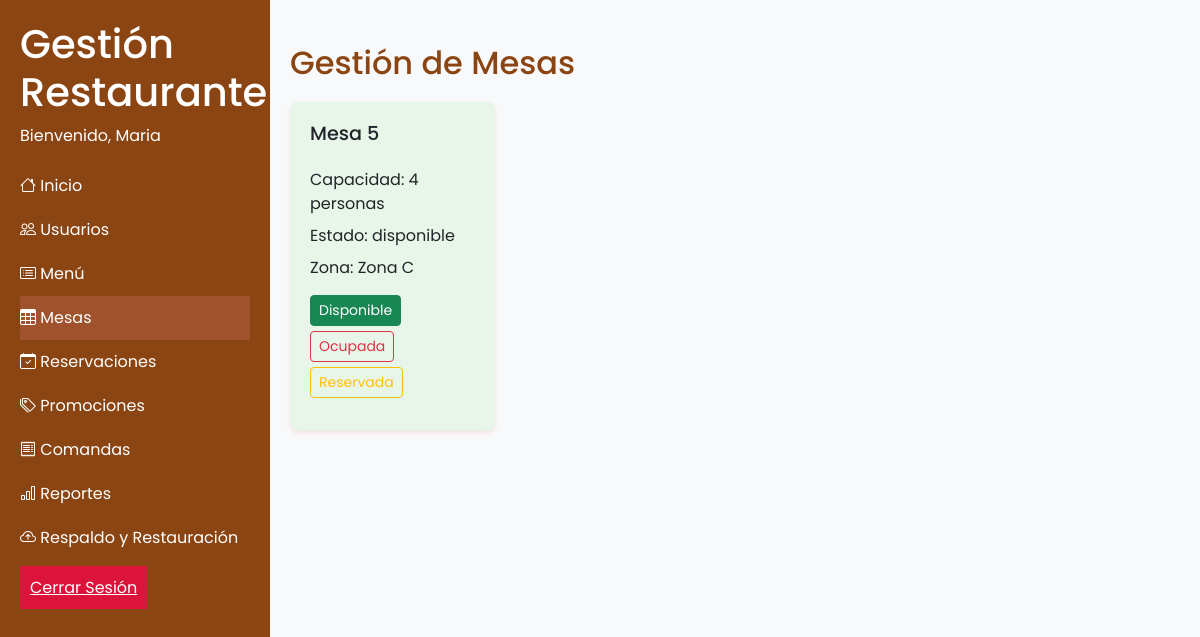
Before: /index.php?c=mesa&m=index (signed in) with the older database file.
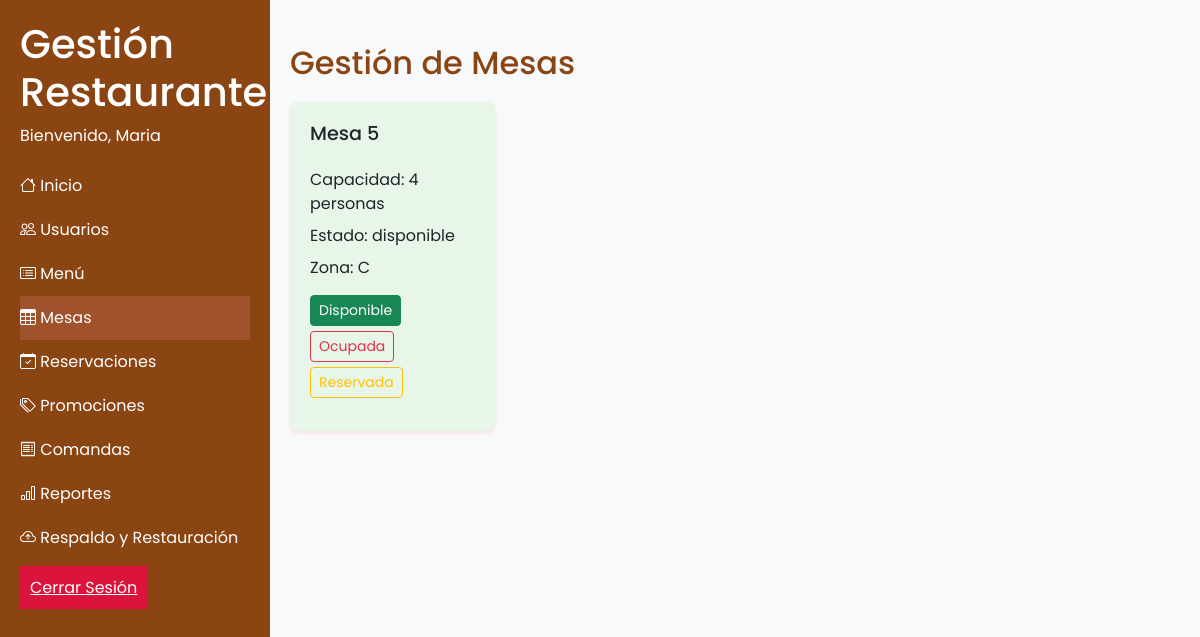
After: the same page with the newer database file.
### tables this page shows
CREATE TABLE zonas (
    id INT AUTO_INCREMENT PRIMARY KEY,
    nombre CHAR(1) NOT NULL
);

### modelo/MesaModelo.php (called while the page is built, shortened)
<?php
class MesaModelo {
    private $pdo;
    public function __construct() {
        $this->pdo = new PDO('mysql:host=localhost;dbname=restaurante_db', 'root', '');
    }
    public function obtenerMesasEmpelado($id) {
        $stmt = $this->pdo->prepare("SELECT * FROM mesas WHERE id = ?");
        $stmt->execute([$id]);
        return $stmt->fetchAll(PDO::FETCH_ASSOC);
    }
    public function obtenerZonas() {
        $stmt = $this->pdo->query("SELECT * FROM zonas");
        return $stmt->fetchAll(PDO::FETCH_ASSOC);
    }
}
?>

### vista/mesas.php (the view, shortened to what this page needs)
<?php
require_once("layouts/header.php");
$usuarioRol = $_SESSION['rolUsuario'];
if(isset($_SESSION['usuario'])) {
    if($usuarioRol == 'administrador' || $usuarioRol == 'empleado') {
?>
    <h2 class="mt-4">Gestión de Mesas</h2>
    <div class="row">
        <?php foreach ($mesas as $mesa): ?>
            <div class="col-md-3 mb-4">
                <div class="mesa-card <?= $mesa['estado']; ?>">
                    <div class="botones-Mesa d-flex justify-content-between align-items-center">
                        <h3 class="text-start">Mesa <?= $mesa['numero']; ?></h3>
                    </div>
                    <p>Capacidad: <?= $mesa['capacidad']; ?> personas</p>
                    <p>Estado: <?= $mesa['estado']; ?></p>
                    <p>Zona:
                        <?php foreach ($zonas as $zona): ?>
                            <?php if ($zona['id'] == $mesa['zona_id']): ?>
                                <?= $zona['nombre']; ?>
                            <?php endif; ?>
                        <?php endforeach; ?>
                    </p>
                    <p>
                        <div class="estado-buttons">
                            <form method="POST" action="index.php?c=mesa&m=actualizarEstado" class="d-inline">
                                <button type="submit" name="estado" value="disponible"
                                        class="btn btn-sm <?= $mesa['estado'] == 'disponible' ? 'btn-success' : 'btn-outline-success'; ?>">
                                    Disponible
                                </button>
                                <button type="submit" name="estado" value="ocupada"
                                        class="btn btn-sm <?= $mesa['estado'] == 'ocupada' ? 'btn-danger' : 'btn-outline-danger'; ?>">
                                    Ocupada
                                </button>
                                <button type="submit" name="estado" value="reservada"
                                        class="btn btn-sm <?= $mesa['estado'] == 'reservada' ? 'btn-warning' : 'btn-outline-warning'; ?>">
                                    Reservada
                                </button>
                            </form>
                        </div>
                    </p>
                </div>
            </div>
        <?php endforeach; ?>
    </div>
<?php
require_once("layouts/footer.php");
} else {
    header("Location: logout.php");
}
?>
<?php
}
?>

Changed rows visible on the page:
changed zonas: nombre "Zona C" → "C"
